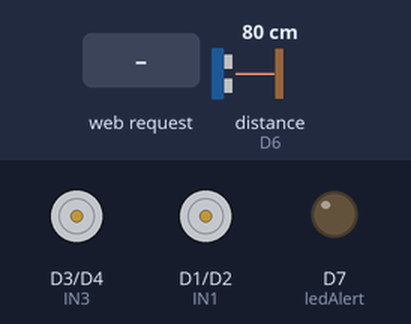
Bench run of a sketch on a simulated ESP8266 (NodeMCU). On the bench: motor-driver pin pairs drawn as motors (green arrow = first pin HIGH = forward, orange = second pin HIGH = backward, longer = more drive), output pins drawn as LEDs (lit = HIGH). The inputs (shaded band) are chosen by the test bench; at power-on: distance to the obstacle (sensor on D6) 80 cm. The echo pulse lasts 58.3 µs per cm; WiFi joins after 1.5 s; servers stay silent unless stated; pins used as bus, display or sensor lines are not drawn; what the sketch prints to the serial monitor is not drawn.

Above: at 2.7 s.
2.8 s: HTTP request GET /forward received
At 3.6 s:
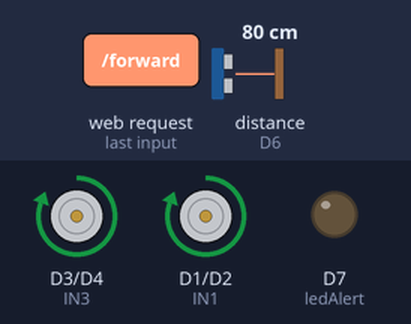
4.3 s: HTTP request GET /backward received
At 5.5 s:
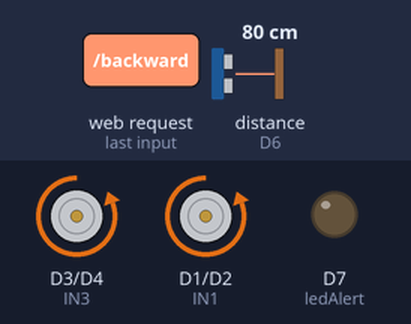
5.8 s: HTTP request GET /left received
At 6.9 s:
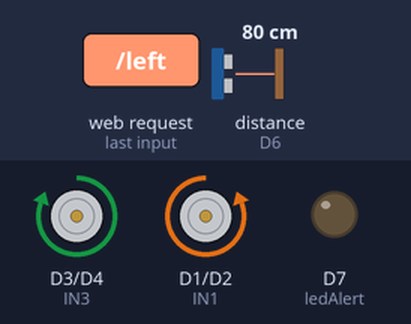
7.3 s: HTTP request GET /right received
At 8.0 s:
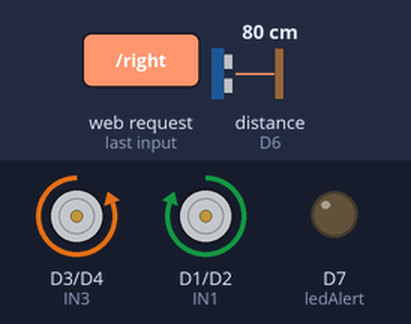
8.8 s: HTTP request GET /stop received
At 9.2 s:
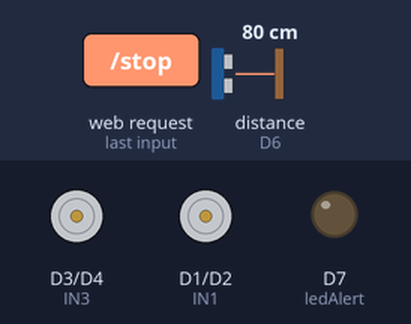
Timing chart, 0 to 11.3 s (numbered marks = the images above; inputs shaded):
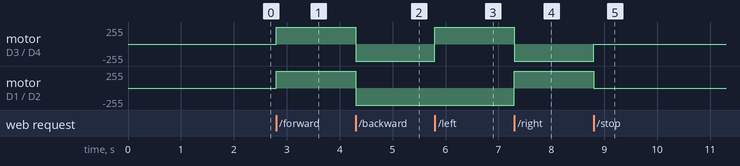

Measured:
- after the input at 2.8 s, motor on D3 (IN3) / D4 (IN4), motor on D1 (IN1) / D2 (IN2): stopped → forward 255/255 at once
- after the input at 4.3 s, motor on D3 (IN3) / D4 (IN4), motor on D1 (IN1) / D2 (IN2): forward 255/255 → backward 255/255 at once
- after the input at 5.8 s, motor on D3 (IN3) / D4 (IN4): backward 255/255 → forward 255/255 at once
- after the input at 7.3 s, motor on D3 (IN3) / D4 (IN4): forward 255/255 → backward 255/255 at once; motor on D1 (IN1) / D2 (IN2): backward 255/255 → forward 255/255 at once
- after the input at 8.8 s, motor on D3 (IN3) / D4 (IN4): backward 255/255 → stopped at once; motor on D1 (IN1) / D2 (IN2): forward 255/255 → stopped at once

The sketch:

WifiRoverControl.ino
```cpp
#include <ESP8266WiFi.h>
#include <ESP8266WebServer.h>

// WiFi credentials
const char* ssid = "Rover";
const char* password = "12345678";

// Motor pins
#define IN1 D1
#define IN2 D2
#define IN3 D3
#define IN4 D4

// Ultrasonic sensor
#define trigPin D5
#define echoPin D6

// LED
#define ledAlert D7

// Obstacle threshold
int distanceThreshold = 10; // cm
int count = 0;

String currentCommand = "stop";

ESP8266WebServer server(80);

// Function to stop all motors
void stopMotors() {
  digitalWrite(IN1, LOW);
  digitalWrite(IN2, LOW);
  digitalWrite(IN3, LOW);
  digitalWrite(IN4, LOW);
}

// Movement functions
void moveForward() {
  if (getDistance() > distanceThreshold) {
    digitalWrite(IN1, HIGH);
    digitalWrite(IN2, LOW);
    digitalWrite(IN3, HIGH);
    digitalWrite(IN4, LOW);
  } else {
    currentCommand = "stop";
    stopMotors();
    digitalWrite(ledAlert, HIGH);
    delay(1000);
    digitalWrite(ledAlert, LOW);
  }
}

void moveBackward() {
  digitalWrite(IN1, LOW);
  digitalWrite(IN2, HIGH);
  digitalWrite(IN3, LOW);
  digitalWrite(IN4, HIGH);
}

void moveLeft() {
  digitalWrite(IN1, LOW);
  digitalWrite(IN2, HIGH);
  digitalWrite(IN3, HIGH);
  digitalWrite(IN4, LOW);
}

void moveRight() {
  digitalWrite(IN1, HIGH);
  digitalWrite(IN2, LOW);
  digitalWrite(IN3, LOW);
  digitalWrite(IN4, HIGH);
}

// Measure distance using ultrasonic
long getDistance() {
  digitalWrite(trigPin, LOW);
  delayMicroseconds(2);
  digitalWrite(trigPin, HIGH);
  delayMicroseconds(10);
  digitalWrite(trigPin, LOW);
  long duration = pulseIn(echoPin, HIGH, 30000); // timeout for stability
  long distance = duration * 0.034 / 2;
  Serial.println(distance);
  return distance;
}

// HTML page
String webPage = R"rawliteral(
<html>
  <head><title>Rover Control</title></head>
  <body style='text-align:center; font-family:sans-serif'>
    <h2>WiFi Rover Control</h2>
    <button onclick='location.href="/forward"' style='width:100px;height:50px;'>Forward</button><br><br>
    <button onclick='location.href="/left"' style='width:100px;height:50px;'>Left</button>
    <button onclick='location.href="/stop"' style='width:100px;height:50px;'>Stop</button>
    <button onclick='location.href="/right"' style='width:100px;height:50px;'>Right</button><br><br>
    <button onclick='location.href="/backward"' style='width:100px;height:50px;'>Backward</button>
  </body>
</html>
)rawliteral";

// Web routes
void handleRoot() {
  server.send(200, "text/html", webPage);
}

void handleForward() {
  currentCommand = "forward";
  moveForward();
  server.send(200, "text/html", webPage);
}

void handleBackward() {
  currentCommand = "backward";
  moveBackward();
  server.send(200, "text/html", webPage);
}

void handleLeft() {
  currentCommand = "left";
  moveLeft();
  server.send(200, "text/html", webPage);
}

void handleRight() {
  currentCommand = "right";
  moveRight();
  server.send(200, "text/html", webPage);
}

void handleStop() {
  currentCommand = "stop";
  stopMotors();
  server.send(200, "text/html", webPage);
}

void setup() {
  Serial.begin(9600);

  pinMode(IN1, OUTPUT);
  pinMode(IN2, OUTPUT);
  pinMode(IN3, OUTPUT);
  pinMode(IN4, OUTPUT);

  pinMode(trigPin, OUTPUT);
  pinMode(echoPin, INPUT);

  pinMode(ledAlert, OUTPUT);
  digitalWrite(ledAlert, LOW);

  WiFi.begin(ssid, password);
  while (WiFi.status() != WL_CONNECTED) {
    delay(500); Serial.print(".");
  }
  Serial.println("WiFi connected");
  Serial.println(WiFi.localIP()); // Note down this IP

  server.on("/", handleRoot);
  server.on("/forward", handleForward);
  server.on("/backward", handleBackward);
  server.on("/left", handleLeft);
  server.on("/right", handleRight);
  server.on("/stop", handleStop);

  server.begin();
}

void loop() {
  server.handleClient();

  // Obstacle detection only if moving forward
  if (currentCommand == "forward") {
    count++;
    if(count > 10000) {
      count = 0;
      if (getDistance() <= distanceThreshold) {
        currentCommand = "stop"; // stop further motion
        stopMotors();
        digitalWrite(ledAlert, HIGH);
        delay(1000);
        digitalWrite(ledAlert, LOW);
      }
    }
  }
  else {
    count = 0;
  }
}
```
